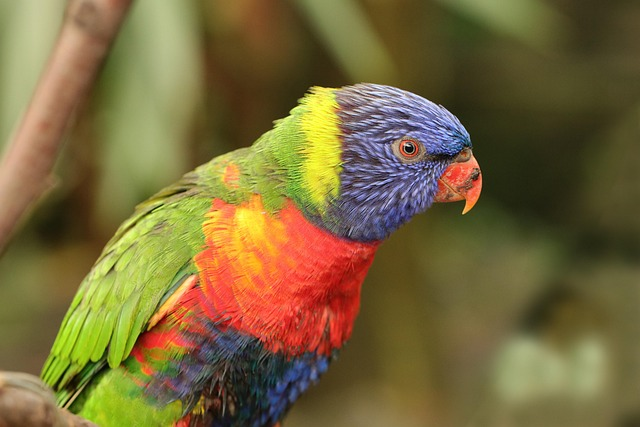
#> input picture images/bird.jpg, 640 x 427 px, found by its file name
$ python grayscal.py
#> lines starting #> are read from the running program, lines starting #| are printed output that depends on the picture
import cv2
import matplotlib.pyplot as plt

img = cv2.imread('images/bird.jpg')
#> img is the input picture: shape (427, 640, 3); mean B, G, R 59.5, 104.7, 120.7
img_gray = cv2.cvtColor(img,cv2.COLOR_BGR2GRAY)
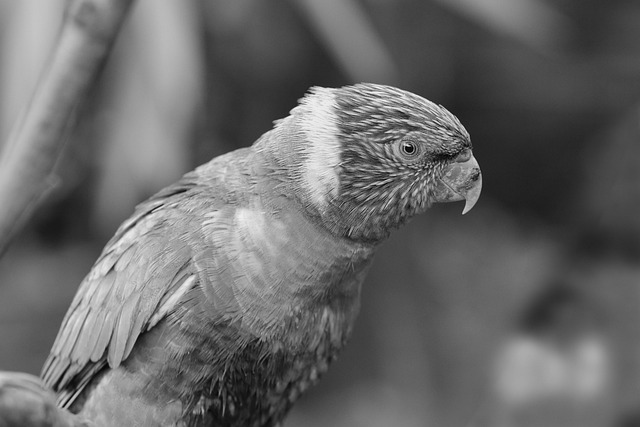
#> img_gray: shape (427, 640); min 0, max 252, mean 104.3

plt.subplot(1,2,1)
plt.imshow(cv2.cvtColor(img, cv2.COLOR_BGR2RGB))
plt.title("Original Image")
plt.axis('off')

plt.subplot(1,2,2)
plt.imshow(img_gray, cmap='gray')
plt.title("Grayscale Image")
plt.axis('off')
plt.show()
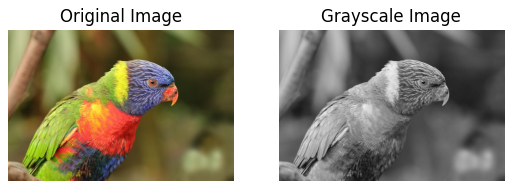
#> figure drawn by matplotlib, 2 panels

$ run again, with images/color.jpg copied over images/bird.jpg
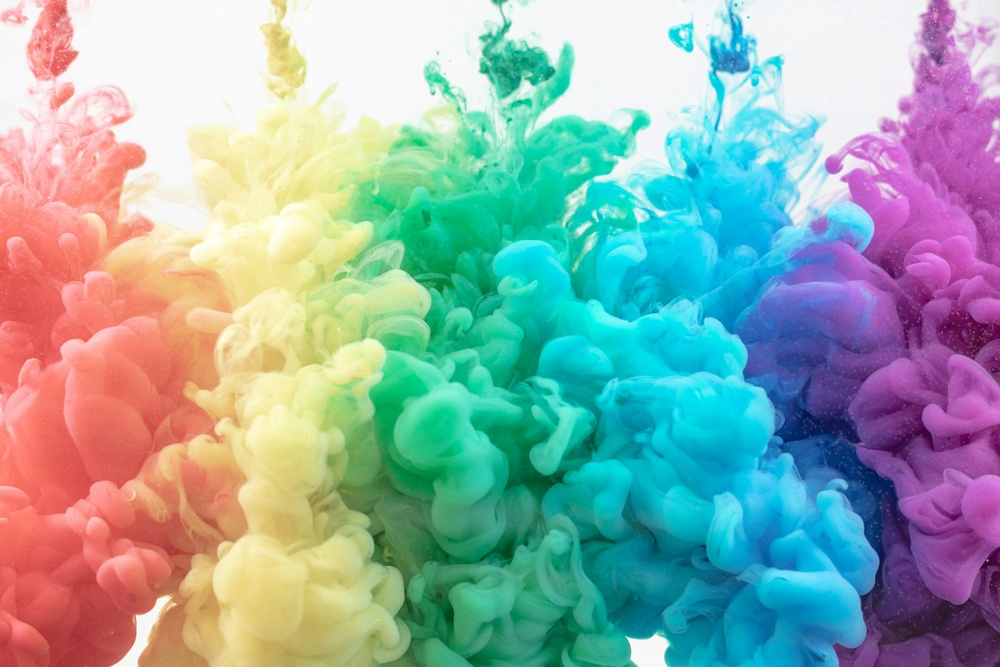
#> input picture images/color.jpg, 1000 x 667 px, shrunk from 5714 x 3809 before the run, found by its file name
#> img is the input picture: shape (667, 1000, 3); mean B, G, R 168.5, 171.9, 145.2
#> `img_gray = cv2.cvtColor(img,cv2.COLOR_BGR2GRAY)`:
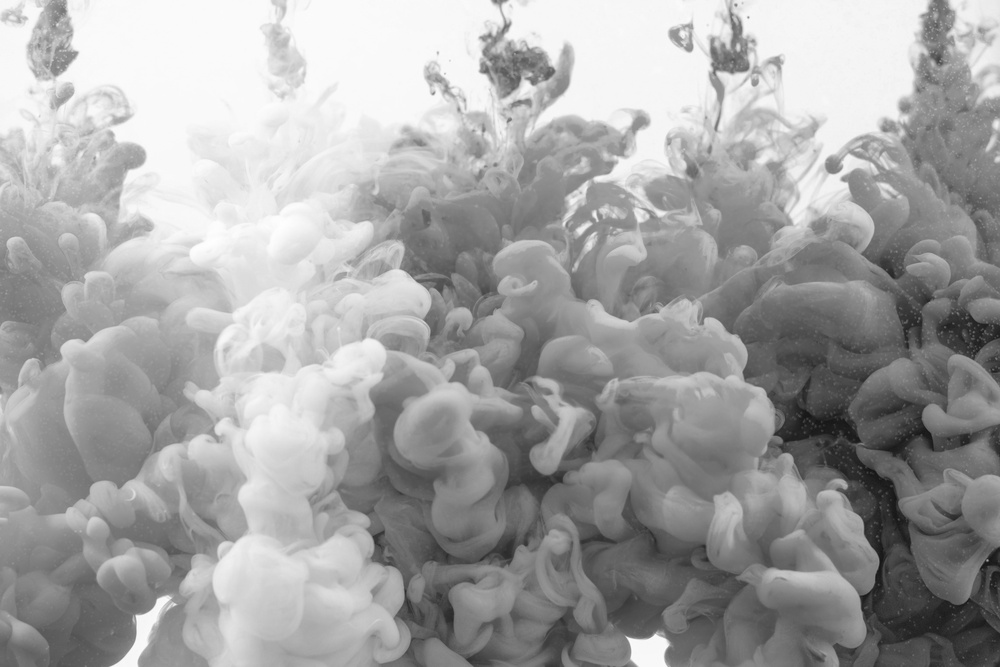
#> img_gray: shape (667, 1000); min 20, max 254, mean 163.5
#> `plt.show()`:
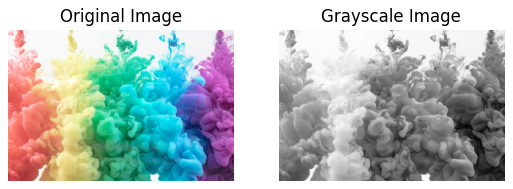
#> figure drawn by matplotlib, 2 panels

$ run again, with images/flower.jpg copied over images/bird.jpg
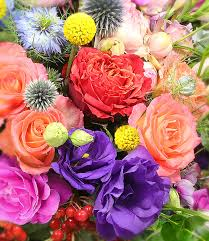
#> input picture images/flower.jpg, 209 x 241 px, found by its file name
#> img is the input picture: shape (241, 209, 3); mean B, G, R 114.9, 115.5, 176.7
#> `img_gray = cv2.cvtColor(img,cv2.COLOR_BGR2GRAY)`:
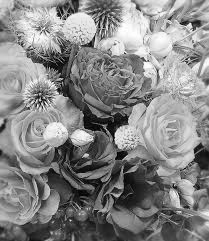
#> img_gray: shape (241, 209); min 0, max 255, mean 133.7
#> `plt.show()`:
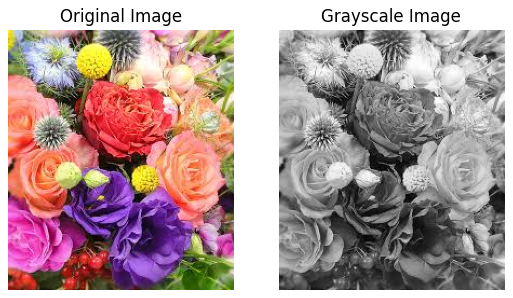
#> figure drawn by matplotlib, 2 panels
